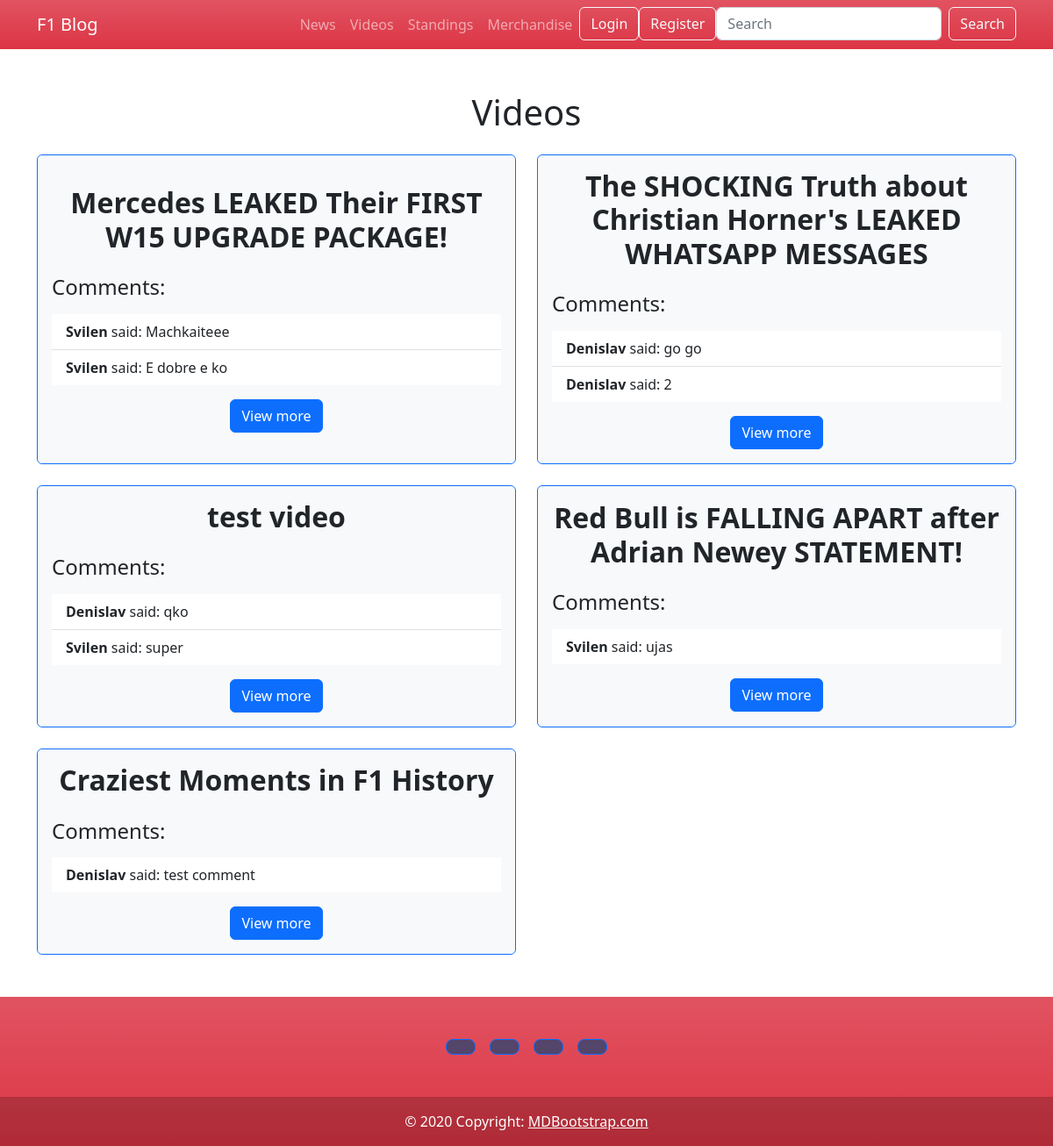
Screenshot of /videos/ with the database file from the repository.
### f1_blog/videos/models.py (models this page shows, shortened)
class Video(models.Model):
    title = models.CharField(max_length=100)
    content = models.TextField()
    video = models.URLField()
    author = models.ForeignKey(User, on_delete=models.CASCADE)
    likes = models.ManyToManyField(User, related_name='liked_videos', blank=True,)
    created_at = models.DateTimeField(auto_now_add=True)

class Comment(models.Model):
    video = models.ForeignKey(Video, on_delete=models.CASCADE, related_name='comments')
    author = models.ForeignKey(User, on_delete=models.CASCADE)
    text = models.TextField()
    created_at = models.DateTimeField(auto_now_add=True)
    likes = models.ManyToManyField(User, related_name='liked_comments', blank=True,)

### f1_blog/web/models.py (models this page shows)
class Profile(models.Model):
    FIRST_NAME_MAX_LENGTH = 30
    LAST_NAME_MAX_LENGTH = 30
    first_name = models.CharField(
                                max_length=FIRST_NAME_MAX_LENGTH,
                                blank=True,
                                null=True
                                  )
    last_name = models.CharField(max_length=LAST_NAME_MAX_LENGTH,
                                 blank=True,
                                 null=True
                                 )
    date_of_birth = models.DateField(blank=True,
                                     null=True
                                     )
    user = models.OneToOneField(UserModel,
                                on_delete=models.CASCADE,
                                primary_key=True
                                )

### f1_blog/videos/views.py (the view)
# urls.py: path('', views.VideoListView.as_view(), name='video-index'),
class VideoListView(ListView):
    model = Video
    template_name = 'videos/video_list.html'
    context_object_name = 'videos'
    def get_queryset(self):
        queryset = super().get_queryset()
        queryset = queryset.prefetch_related('comments')
        return queryset
    def get_context_data(self, **kwargs):
        context = super().get_context_data(**kwargs)
        for video in context['videos']:
            video.last_comments = video.comments.order_by('-created_at')[:2]
        return context

### templates/videos/video_list.html (shortened to what this page needs)
{% extends 'base.html' %}
{% load embed_video_tags %}
{% block content %}
    <div class="container mt-5">
        <div class="row">
            <div class="col text-center">
                <h1 class="mb-4">Videos</h1>
            </div>
        </div>
        <div class="row">
            {% for video in videos %}
                <div class="col-md-6 mb-4">
                    <div class="card h-100 border border-primary">
                        <div class="card-body bg-light rounded d-flex flex-column justify-content-center">
                            <h2 class="card-title text-dark fw-bold text-center"><a
                                    class="text-dark fw-bold text-center text-decoration-none"
                                    href="{% url 'video-details' pk=video.pk %}">{{ video.title }}</a></h2>
                            <h4 class="mb-3">Comments:</h4>
                            <ul class="list-group list-group-flush text-start">
                                {% if video.last_comments %}
                                    {% for comment in video.last_comments %}
                                        <li class="list-group-item">
                                            <strong>{{ comment.author.profile.first_name }}</strong>
                                            said: {{ comment.text }}
                                        </li>
                                    {% endfor %}
                                {% else %}
                                    <li class="list-group-item">No comments yet</li>
                                {% endif %}
                            </ul>
                            <a href="{% url 'video-details' pk=video.pk %}" class="btn btn-primary mt-3 mx-auto">View
                                more</a>
                        </div>
                    </div>
                </div>
            {% endfor %}
        </div>
    </div>
{% endblock %}

### rows the page displays
Video: title "Mercedes LEAKED Their FIRST W15 UPGRADE PACKAGE!"
Comment: author.profile.first_name "Svilen", text "Machkaiteee"
Comment: author.profile.first_name "Svilen", text "E dobre e ko"
Video: title "The SHOCKING Truth about Christian Horner's LEAKED WHATSAPP MESSAGES"
Comment: author.profile.first_name "Denislav", text "go go"
Comment: author.profile.first_name "Denislav", text "2"
Video: title "test video"
Comment: author.profile.first_name "Denislav", text "qko"
Comment: author.profile.first_name "Svilen", text "super"
Video: title "Red Bull is FALLING APART after Adrian Newey STATEMENT!"
Comment: author.profile.first_name "Svilen", text "ujas"
Video: title "Craziest Moments in F1 History"
Comment: author.profile.first_name "Denislav", text "test comment"
